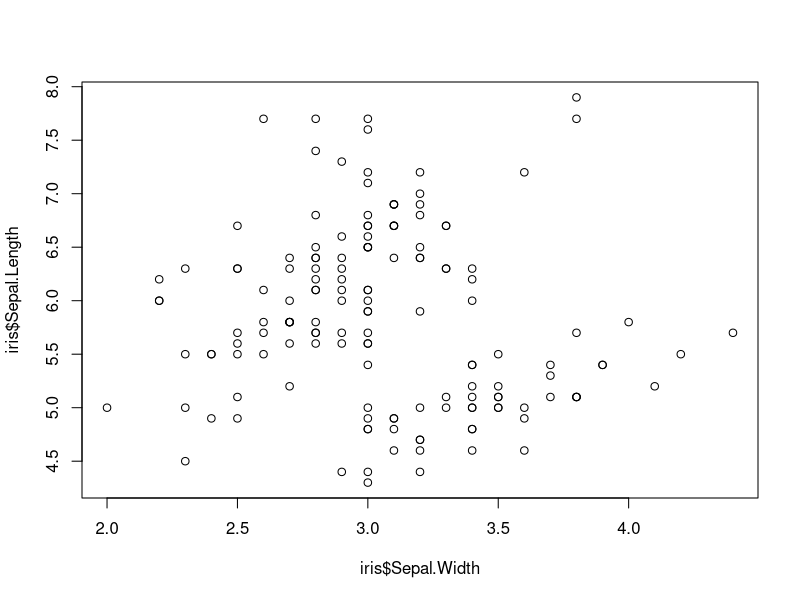
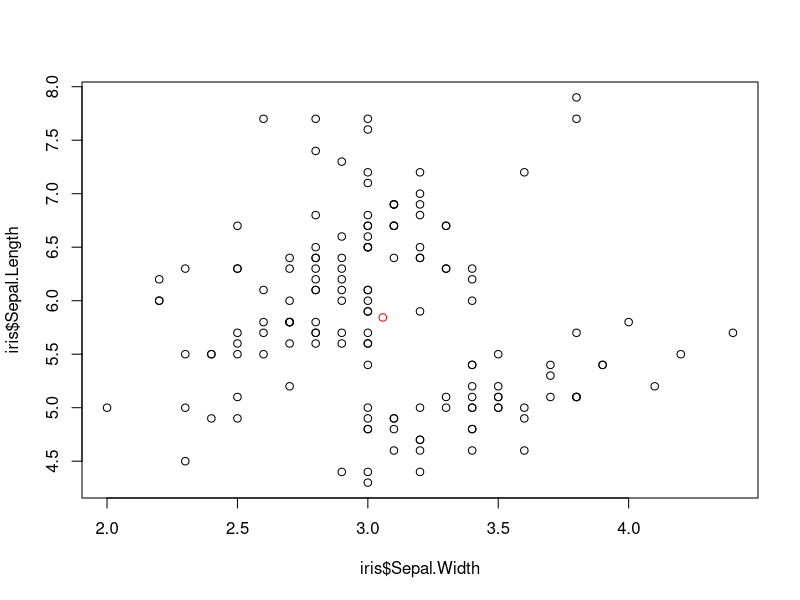
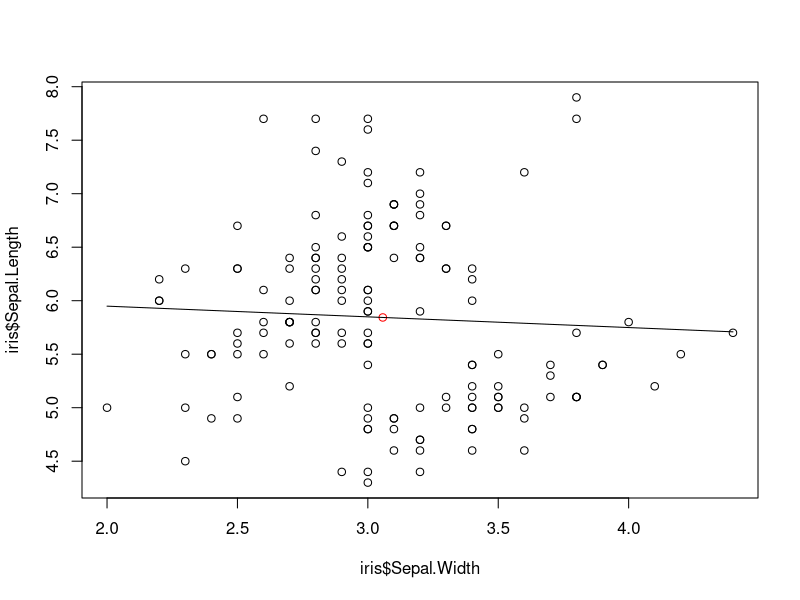
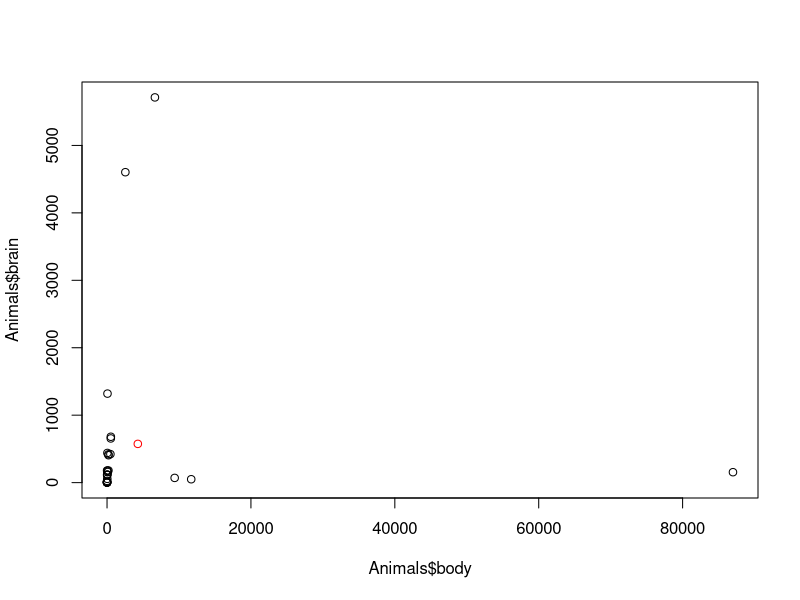
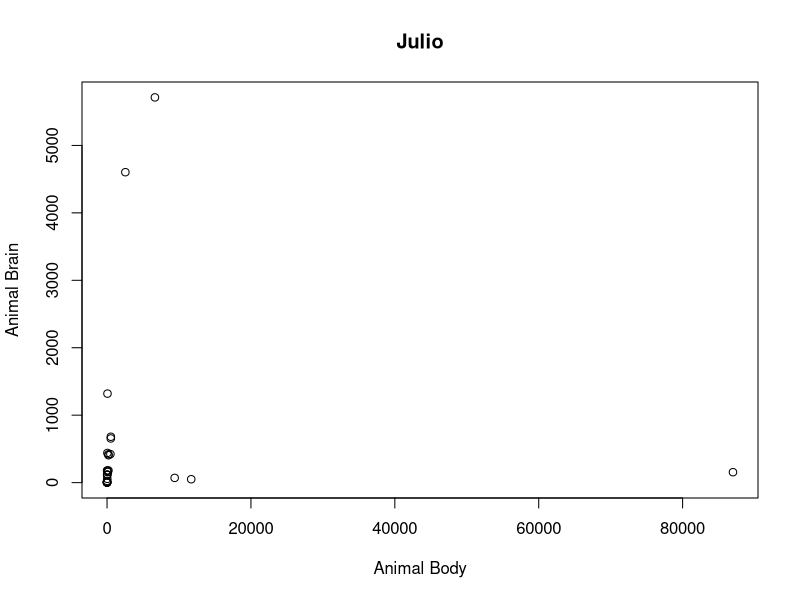
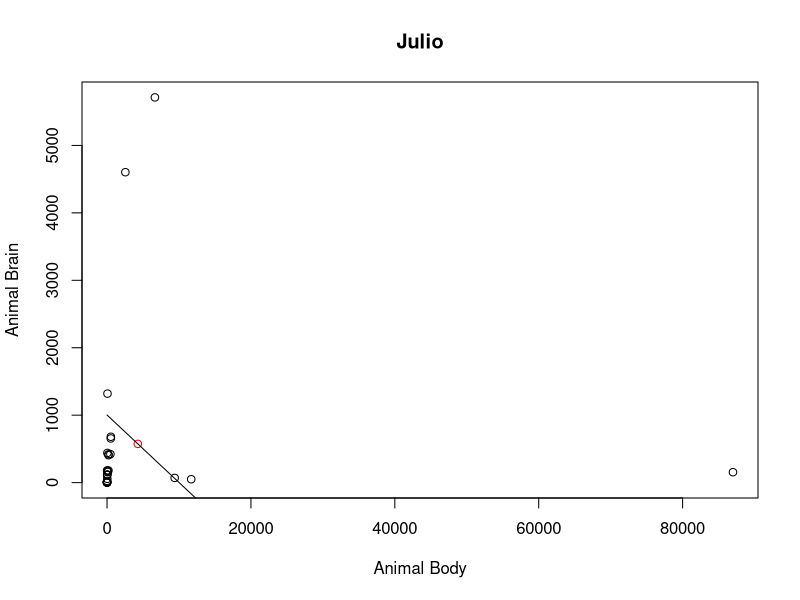

R code for these plots, in order:
plot(x = iris$Sepal.Width, y = iris$Sepal.Length)

data_center_x = mean(iris$Sepal.Width)
data_center_y = mean(iris$Sepal.Length)
c(data_center_x, data_center_y)

plot(x = iris$Sepal.Width, y = iris$Sepal.Length)
points(x = data_center_x, y = data_center_y, col = "red")

line_point_slope = function(x, x1, y1, slope)
{
  get_y_intercept = 
    function(x1, y1, slope) 
      return(-(x1 * slope) + y1)
  
  linear = 
    function(x, yint, slope) 
      return(yint + x * slope)
  
  return(linear(x, get_y_intercept(x1, y1, slope), slope))
}

plot(x = iris$Sepal.Width, y = iris$Sepal.Length,)
points(x = data_center_x, y = data_center_y, col = "red")
curve(
  line_point_slope(
    x, 
    data_center_x, 
    data_center_y,
    -0.1), 
  add = TRUE)


library(MASS)
data(Animals)

data_center_x = mean(Animals$body)
data_center_y = mean(Animals$brain)
c(data_center_x, data_center_y)

plot(x = Animals$body, y = Animals$brain)
points(x = data_center_x, y = data_center_y, col = "red")

plot(x = Animals$body, y = Animals$brain,
     main="Julio",
     xlab="Animal Body",
     ylab="Animal Brain")


plot(x = Animals$body, y = Animals$brain,
     main="Julio",
     xlab="Animal Body",
     ylab="Animal Brain")
points(x = data_center_x, y = data_center_y, col = "red")
curve(
  line_point_slope(
    x, 
    data_center_x, 
    data_center_y,
    -0.1), 
  add = TRUE)